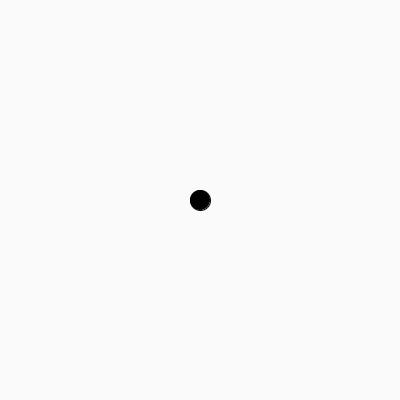
Frame 1 (no input)
Frame 60 (the mouse pressed at the canvas centre just before this capture): identical to frame 1, image omitted
Frame 120 (the mouse held since frame 60 and released just before this capture): identical to frame 1, image omitted

The Processing sketch that drew this single still picture (run headless with seeded random() and noise(); from frame 60 on, the mouse is pressed at the canvas centre):

// Processing sketch: SlipperyDot
// ── SlipperyDot.pde
 // create three integer variables to  
    //    represent the x, y, and the size of the ellipse
    int x1 = 200;
    int y1 = 200;
    int x2 = 20;
    int y2 = 20;
    
    void setup() {
      //set the size of your sketch
    size(400, 400);
    }
    
    void draw() {
      //set the background color of your sketch
      background(#FAFAFA);
      //draw an ellipse. Make sure it fits in the window.
      fill(00000);
      ellipse(x1, y1, x2, y2);
      //use the variables created in step 4 in place of the numbers
      //   in your ellipse
    
    }
    
    void mousePressed() {
      //6a. create an integer variable called distance
      int distance = getDistance(x1, y1, mouseX, mouseY);
      //6b. use the getDistance method to initialize your varible
      //    use the mouse's x and y and the x and y of your ellipse 
     
      //print the distance variable
    System.out.println(distance);
      
      //8a. make an if statement to check if the distance variable
      //   is within the size of the ellipse
      if(distance>x2 && distance>y2) {
        
      
        //8b.  set the x and y of the ellipse to a random location on the window
      x1 = (int)random(0, 400);
      y1 = (int)random(0, 400);
      }
    }
    
    int getDistance(int x1, int y1, int x2, int y2) {
      return (int)Math.sqrt(Math.pow((x1-x2),2) + Math.pow((y1-y2),2));
    }
